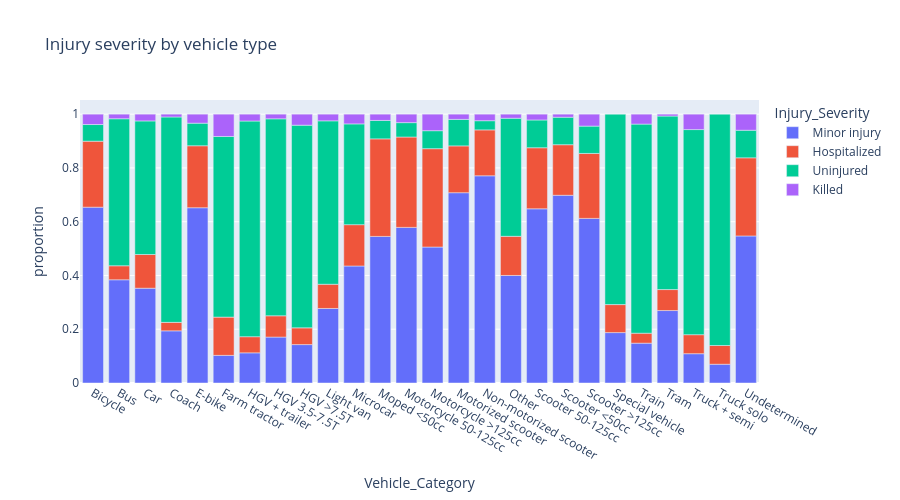

The notebook cell saved with this chart:
### Markdown cell above
## 6. Severity by Vehicle Type

**Question:** Do motorcyclists face higher fatality rates than car drivers?

### Code cell
df_grav_veh = df.groupby('Vehicle_Category')['Injury_Severity'].value_counts(normalize=True).reset_index()

px.bar(df_grav_veh, x='Vehicle_Category', y='proportion', color='Injury_Severity',
       title='Injury severity by vehicle type', height=500)

### Figure 1 — Plotly figure (JSON) as saved in the notebook; plotly's stock layout.template omitted (floating-point values rounded to 4 significant figures)
{"data": [{"hovertemplate": "Injury_Severity=Minor injury<br>Vehicle_Category=%{x}<br>proportion=%{y}<extra></extra>", "legendgroup": "Minor injury", "marker": {"color": "#636efa", "pattern": {"shape": ""}}, "name": "Minor injury", "orientation": "v", "showlegend": true, "textposition": "auto", "type": "bar", "x": ["Bicycle", "Bus", "Car", "Coach", "E-bike", "Farm tractor", "HGV + trailer", "HGV 3.5-7.5T", "HGV >7.5T", "Light van", "Microcar", "Moped <50cc", "Motorcycle 50-125cc", "Motorcycle >125cc", "Motorized scooter", "Non-motorized scooter", "Other", "Scooter 50-125cc", "Scooter <50cc", "Scooter >125cc", "Special vehicle", "Train", "Tram", "Truck + semi", "Truck solo", "Undetermined"], "xaxis": "x", "y": [0.654, 0.384, 0.3526, 0.1941, 0.6519, 0.1028, 0.1122, 0.1708, 0.1429, 0.2772, 0.4352, 0.5452, 0.5788, 0.5057, 0.7078, 0.7707, 0.4, 0.6479, 0.6982, 0.6123, 0.1875, 0.1481, 0.2695, 0.109, 0.06977, 0.547], "yaxis": "y"}, {"hovertemplate": "Injury_Severity=Hospitalized<br>Vehicle_Category=%{x}<br>proportion=%{y}<extra></extra>", "legendgroup": "Hospitalized", "marker": {"color": "#EF553B", "pattern": {"shape": ""}}, "name": "Hospitalized", "orientation": "v", "showlegend": true, "textposition": "auto", "type": "bar", "x": ["Bicycle", "Bus", "Car", "Coach", "E-bike", "Farm tractor", "HGV + trailer", "HGV 3.5-7.5T", "HGV >7.5T", "Light van", "Microcar", "Moped <50cc", "Motorcycle 50-125cc", "Motorcycle >125cc", "Motorized scooter", "Non-motorized scooter", "Other", "Scooter 50-125cc", "Scooter <50cc", "Scooter >125cc", "Special vehicle", "Train", "Tram", "Truck + semi", "Truck solo", "Undetermined"], "xaxis": "x", "y": [0.2455, 0.05205, 0.1254, 0.03147, 0.2305, 0.1423, 0.06, 0.07921, 0.06223, 0.09005, 0.1537, 0.3629, 0.3361, 0.3659, 0.1741, 0.1707, 0.1457, 0.2271, 0.1881, 0.2415, 0.1042, 0.03704, 0.07801, 0.07075, 0.06977, 0.2906], "yaxis": "y"}, {"hovertemplate": "Injury_Severity=Uninjured<br>Vehicle_Category=%{x}<br>proportion=%{y}<extra></extra>", "legendgroup": "Uninjured", "marker": {"color": "#00cc96", "pattern": {"shape": ""}}, "name": "Uninjured", "orientation": "v", "showlegend": true, "textposition": "auto", "type": "bar", "x": ["Bicycle", "Bus", "Car", "Coach", "E-bike", "Farm tractor", "HGV + trailer", "HGV 3.5-7.5T", "HGV >7.5T", "Light van", "Microcar", "Moped <50cc", "Motorcycle 50-125cc", "Motorcycle >125cc", "Motorized scooter", "Non-motorized scooter", "Other", "Scooter 50-125cc", "Scooter <50cc", "Scooter >125cc", "Special vehicle", "Train", "Tram", "Truck + semi", "Truck solo", "Undetermined"], "xaxis": "x", "y": [0.06195, 0.5469, 0.4968, 0.764, 0.08397, 0.6719, 0.8022, 0.7327, 0.7539, 0.6078, 0.3748, 0.06849, 0.05354, 0.06691, 0.0986, 0.03415, 0.4391, 0.1033, 0.1022, 0.1017, 0.7083, 0.7778, 0.6454, 0.7629, 0.8605, 0.1026], "yaxis": "y"}, {"hovertemplate": "Injury_Severity=Killed<br>Vehicle_Category=%{x}<br>proportion=%{y}<extra></extra>", "legendgroup": "Killed", "marker": {"color": "#ab63fa", "pattern": {"shape": ""}}, "name": "Killed", "orientation": "v", "showlegend": true, "textposition": "auto", "type": "bar", "x": ["Bicycle", "Bus", "Car", "Coach", "E-bike", "Farm tractor", "HGV + trailer", "HGV 3.5-7.5T", "HGV >7.5T", "Light van", "Microcar", "Moped <50cc", "Motorcycle 50-125cc", "Motorcycle >125cc", "Motorized scooter", "Non-motorized scooter", "Other", "Scooter 50-125cc", "Scooter <50cc", "Scooter >125cc", "Train", "Tram", "Truck + semi", "Undetermined"], "xaxis": "x", "y": [0.03857, 0.01706, 0.02521, 0.01049, 0.03359, 0.083, 0.02556, 0.01733, 0.04102, 0.02486, 0.03627, 0.02342, 0.03153, 0.06151, 0.01945, 0.02439, 0.01522, 0.02163, 0.01145, 0.04449, 0.03704, 0.007092, 0.05736, 0.05983], "yaxis": "y"}], "layout": {"barmode": "relative", "height": 500, "legend": {"title": {"text": "Injury_Severity"}, "tracegroupgap": 0}, "title": {"text": "Injury severity by vehicle type"}, "xaxis": {"anchor": "y", "domain": [0, 1], "title": {"text": "Vehicle_Category"}}, "yaxis": {"anchor": "x", "domain": [0, 1], "title": {"text": "proportion"}}}}
